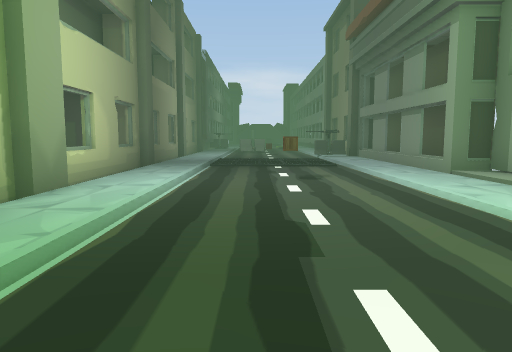
View 1 (above)

16 first-person views from a walk through a Unity game level. The camera is 1.4 m above the floor, tilts 6° down and sees 70° across. The floor is counted in squares, 2 m on a side. Each view is taken from the middle of a square. On the plan, view 1 faces up. The plan holds only what a view shows up to about 11 squares ahead; the rest is blank. The place goes on beyond the plan. The player is left out. Some animated figures are not drawn. Some surface patterns are stand-ins.

View 2
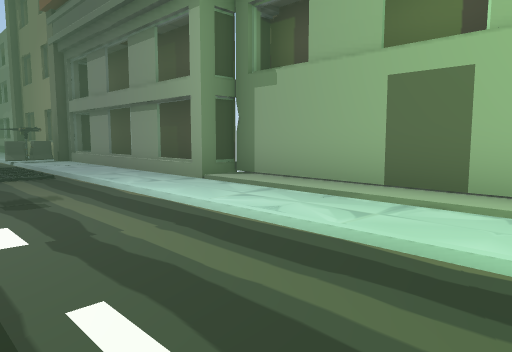

View 3
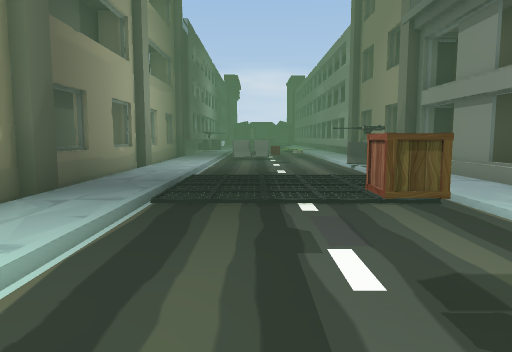

View 4
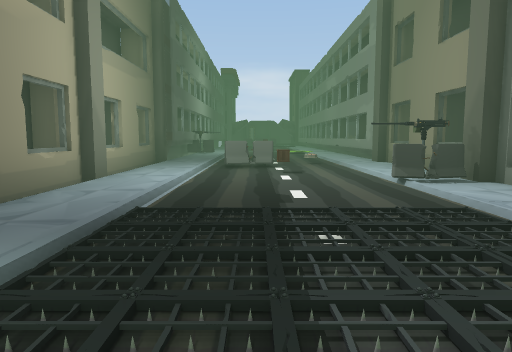

View 5
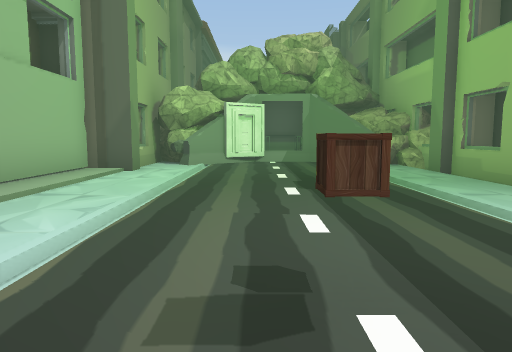

View 6
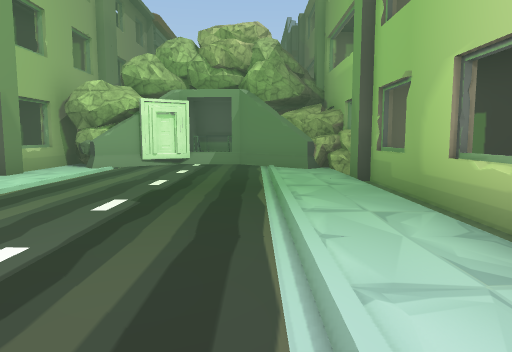

View 7
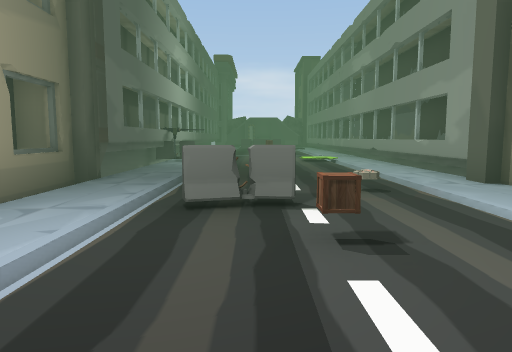

View 8
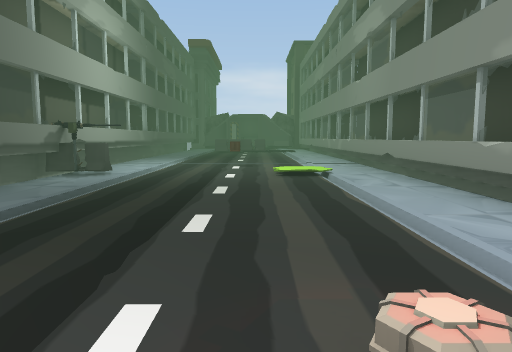

View 9
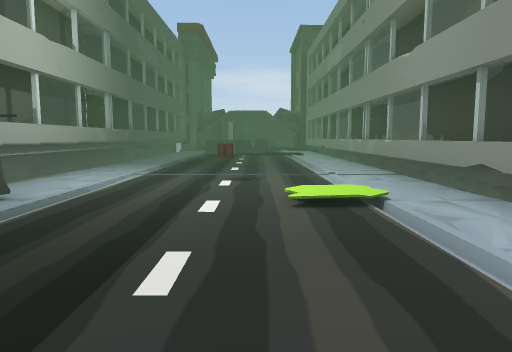

View 10
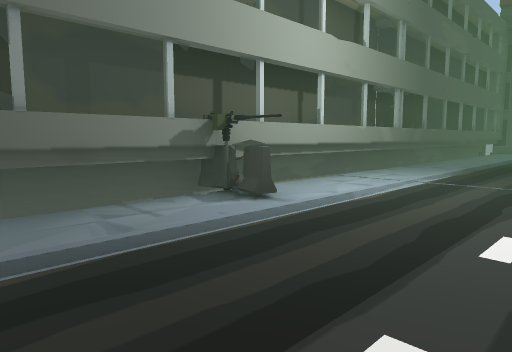

View 11
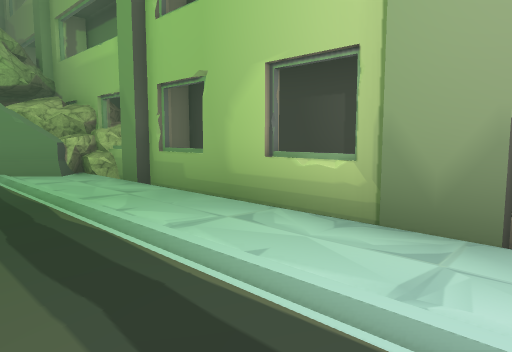

View 12
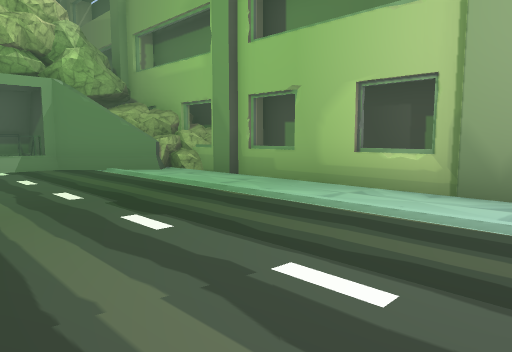

View 13
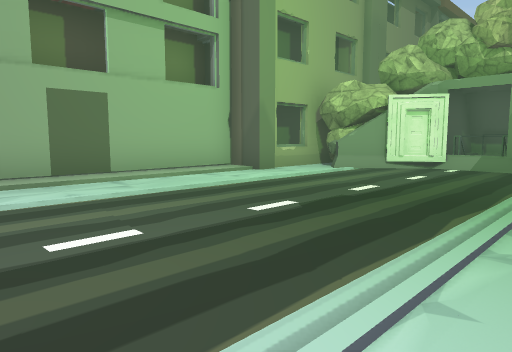

View 14
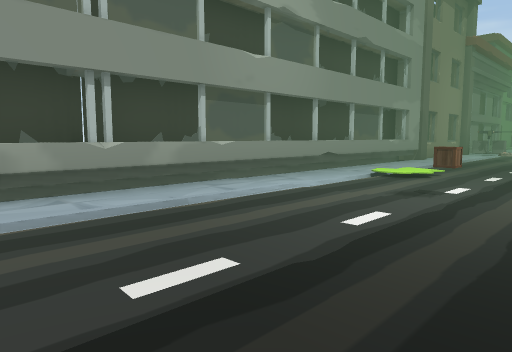

View 15
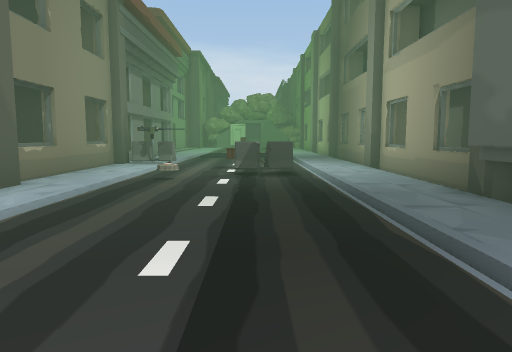

View 16
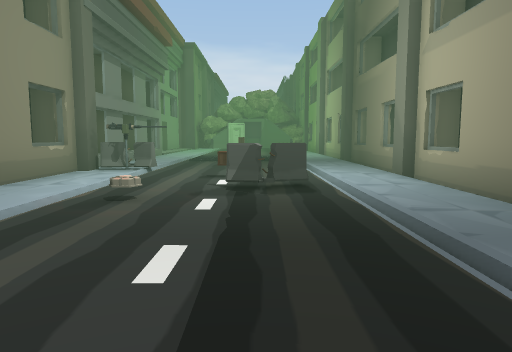

### Floor plan
Points are (right, up) in squares from view 1. A wall is a line through its corners. A room is listed if a view was taken in it or the views show most of it. See-through windows are left out.
Room 1 (views 1, 2, 3, 4, 5, 6, 7, 8, 9, 10, 11, 12, 13, 14, 15, 16)
walls: (3.6, 13.8) (3.6, 14.3); (3.8, 14.2) (3.8, 18.6); (-2.8, 15) (-2.8, 14.4); (4.7, 15.7) (4.7, 17.2); (-3.1, 14.5) (-3.1, 10.6); (3.6, 18.5) (3.6, 31); (-2.8, 10.3) (-2.8, 9.6); (-3.1, 9.8) (-3.1, 5.4); (4.5, 9) (4.5, 10.2); (-3.1, 19.3) (-3.1, 14.9); (4.3, 20.3) (4.3, 30.8); (-2.8, 5.5) (-2.8, 4.5); (-3.1, 4.6) (-3.1, 0.4); (-2.8, 24) (-2.8, 19.1); (-2.8, 0.5) (-2.8, -0.1); (4.5, 0.2) (4.5, 7.1) (3.8, 7.1) (3.8, 13.9); (4.1, 0) (4.9, 0); (3.6, -0.2) (3.6, 0.3) (4.2, 0.3); (3.9, -1.6) (3.9, -0.4); (1.5, -2.4) (2.6, -1.5); (-0.5, -2.7) (1, -2.8); (0.6, -2.8) (2.5, -1.6); (-2.6, 31.5) (-2.6, 19.4); (-2.8, 31.5) (-2.8, 24.3)
low walls: (-3.1, 24.4) (-3.1, 20.5); (1, -2.8) (1.4, -2.5); (-3.1, 31.5) (-3.1, 25.5)
objects: other object (-4, -2) to (-3, -1); other object (-3, -3) to (-2, -2); barrier (-2, 24); spikes (-1, 9); spikes (-1, 10); spikes (-1, 11); spikes (0, 9); spikes (0, 10); spikes (0, 11); barrier (0, 17); other object (0, 26); other object (1, 6); spikes (1, 9); spikes (1, 10); spikes (1, 11); other object (1, 15); spikes (2, 9); spikes (2, 10); spikes (2, 11); other object (2, 18); other object (2, 24) to (2, 25); barrier (3, 14)

Where each view was taken, in squares from view 1:
view 1: 0 up, 0 right, facing up
view 2: 2 up, 0 right, facing up-right
view 3: 5 up, 0 right, facing up
view 4: 8 up, 0 right, facing up
view 5: 8 up, 1 right, facing down
view 6: 7 up, 1 left, facing down
view 7: 13 up, 0 right, facing up
view 8: 17 up, 1 right, facing up
view 9: 20 up, 1 right, facing up
view 10: 21 up, 1 right, facing up-left
view 11: 6 up, 0 right, facing down-left
view 12: 6 up, 2 right, facing down-left
view 13: 6 up, 2 left, facing down-right
view 14: 31 up, 1 left, facing down-right
view 15: 24 up, 0 right, facing down
view 16: 22 up, 0 right, facing down
